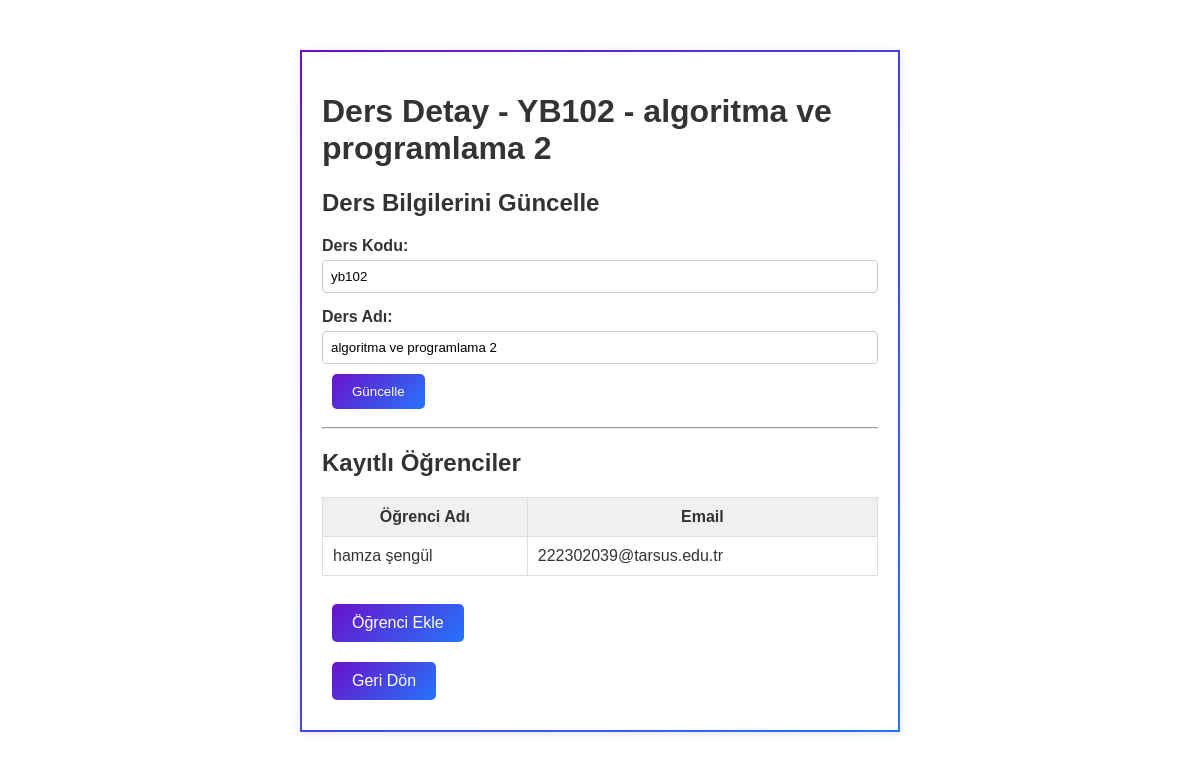
/accounts/akademisyen/ders/1/, run on the app's committed database.
### accounts/models.py (models this page shows, shortened)
class Course(models.Model):
    course_code = models.CharField("Ders Kodu", max_length=20, unique=True)
    course_name = models.CharField("Ders Adı", max_length=200)
    created_by = models.ForeignKey(User, on_delete=models.SET_NULL, null=True, blank=True, related_name="courses")
    created_at = models.DateTimeField(auto_now_add=True)
    updated_at = models.DateTimeField(auto_now=True)

class Enrollment(models.Model):
    course = models.ForeignKey(Course, on_delete=models.CASCADE, related_name="enrollments")
    student = models.ForeignKey(User, on_delete=models.CASCADE, related_name="enrollments")
    enrolled_at = models.DateTimeField(auto_now_add=True)
    class Meta:
        unique_together = ('course', 'student')

### accounts/views.py (the view, shortened to what this page needs)
# urls.py: path('akademisyen/ders/<int:course_id>/', views.course_detail, name='course_detail'),
def course_detail(request, course_id):
    course = get_object_or_404(Course, id=course_id)
    enrollments = course.enrollments.all()
    return render(request, 'accounts/course_detail.html', {'course': course, 'enrollments': enrollments})

### accounts/templates/accounts/course_detail.html (shortened to what this page needs)
{% load static %}
<!DOCTYPE html>
<html lang="tr">
<head>
  <link rel="stylesheet" href="{% static 'css/style.css' %}">
</head>
<body>
  <div class="container">
    <h1>Ders Detay - {{ course.course_code|upper }} - {{ course.course_name }}</h1>
    <h2>Ders Bilgilerini Güncelle</h2>
    <form action="{% url 'course_detail' course.id %}" method="post">
      <label for="course_code">Ders Kodu:</label>
      <input type="text" name="course_code" id="course_code" value="{{ course.course_code }}" required>
      <label for="course_name">Ders Adı:</label>
      <input type="text" name="course_name" id="course_name" value="{{ course.course_name }}" required>
      <button type="submit">Güncelle</button>
    </form>
    <hr>
    <h2>Kayıtlı Öğrenciler</h2>
    <table style="width:100%; border-collapse: collapse;">
      <thead>
        <tr style="background-color: #f0f0f0;">
          <th style="padding: 10px; border: 1px solid #ddd;">Öğrenci Adı</th>
          <th style="padding: 10px; border: 1px solid #ddd;">Email</th>
        </tr>
      </thead>
      <tbody>
        {% for enrollment in enrollments %}
        <tr>
          <td style="padding: 10px; border: 1px solid #ddd;">{{ enrollment.student.first_name }} {{ enrollment.student.last_name }}</td>
          <td style="padding: 10px; border: 1px solid #ddd;">{{ enrollment.student.email }}</td>
        </tr>
        {% empty %}
        <tr>
          <td colspan="2" style="padding: 10px; border: 1px solid #ddd;">Henüz öğrenci eklenmemiş.</td>
        </tr>
        {% endfor %}
      </tbody>
    </table>
    <br>
    <a href="{% url 'course_enroll' course.id %}" class="btn">Öğrenci Ekle</a>
    <br>
    <a href="{% url 'academic_panel' %}" class="btn">Geri Dön</a>
  </div>
</body>
</html>

### static/css/style.css (style rules this page uses)
*, *::before, *::after { box-sizing: border-box; }
body { margin: 0; font-family: Arial, sans-serif; background-color: #ffffff; color: #333; }
.container { max-width: 600px; margin: 50px auto; padding: 20px; background-color: #ffffff; border: 2px solid; border-image: linear-gradient(135deg, #6a11cb, #2575fc) 1; border-radius: 8px; box-shadow: 0 2px 10px rgba(0, 0, 0, 0.1); }
.btn, button { display: inline-block; padding: 10px 20px; margin: 10px; background: linear-gradient(135deg, #6a11cb, #2575fc); color: #fff; text-decoration: none; border: none; border-radius: 5px; cursor: pointer; transition: opacity 0.3s; }
label { display: block; margin-top: 15px; font-weight: bold; }
input[type="text"], input[type="email"], input[type="password"], select { width: 100%; max-width: 100%; padding: 8px; margin-top: 5px; border: 1px solid #ccc; border-radius: 4px; }

### data on the page
Course: course_code "YB102", course_name "algoritma ve programlama 2", course_code "yb102"
Enrollment: student.first_name "hamza", student.last_name "şengül", student.email "222302039@tarsus.edu.tr"
